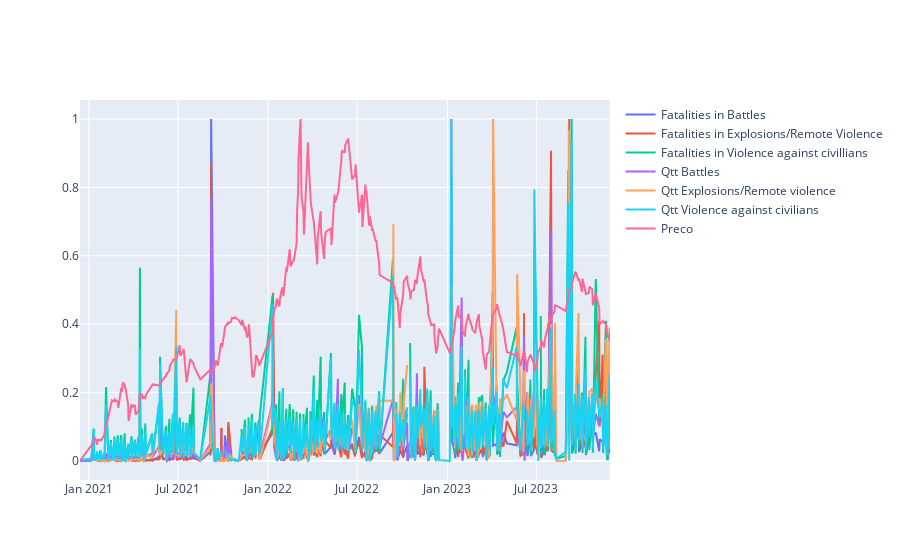

Notebook code cell kept with this figure:
### Code cell
import plotly.express as px
import plotly.graph_objs as go

fig = go.Figure()

for col in cols_to_reescale:
    fig.add_trace(go.Scatter(
        x=df_conflitos_mundiais['Date'], y=df_conflitos_mundiais["minmax_"+col],
        mode='lines', yaxis='y', name=col.replace('minmax_','')
        #, custom_data=['year', config.DICT_Y[stat][0], 'country_code']
        )
    )

# hide axes
fig.update_layout(
    hovermode='x unified',
)

fig

### Figure 1 — Plotly figure (JSON) as saved in the notebook; plotly's stock layout.template omitted (floating-point values rounded to 4 significant figures; data arrays with more than 128 entries replaced by an {"elided": "..."} marker saying what was removed)
{"data": [{"mode": "lines", "name": "Fatalities in Battles", "type": "scatter", "x": {"elided": "305 str values"}, "y": {"elided": "305 float values"}, "yaxis": "y"}, {"mode": "lines", "name": "Fatalities in Explosions/Remote Violence", "type": "scatter", "x": {"elided": "305 str values"}, "y": {"elided": "305 float values"}, "yaxis": "y"}, {"mode": "lines", "name": "Fatalities in Violence against civillians", "type": "scatter", "x": {"elided": "305 str values"}, "y": {"elided": "305 float values"}, "yaxis": "y"}, {"mode": "lines", "name": "Qtt Battles", "type": "scatter", "x": {"elided": "305 str values"}, "y": {"elided": "305 float values"}, "yaxis": "y"}, {"mode": "lines", "name": "Qtt Explosions/Remote violence", "type": "scatter", "x": {"elided": "305 str values"}, "y": {"elided": "305 float values"}, "yaxis": "y"}, {"mode": "lines", "name": "Qtt Violence against civilians", "type": "scatter", "x": {"elided": "305 str values"}, "y": {"elided": "305 float values"}, "yaxis": "y"}, {"mode": "lines", "name": "Preco", "type": "scatter", "x": {"elided": "305 str values"}, "y": {"elided": "305 float values"}, "yaxis": "y"}], "layout": {"hovermode": "x unified"}}
